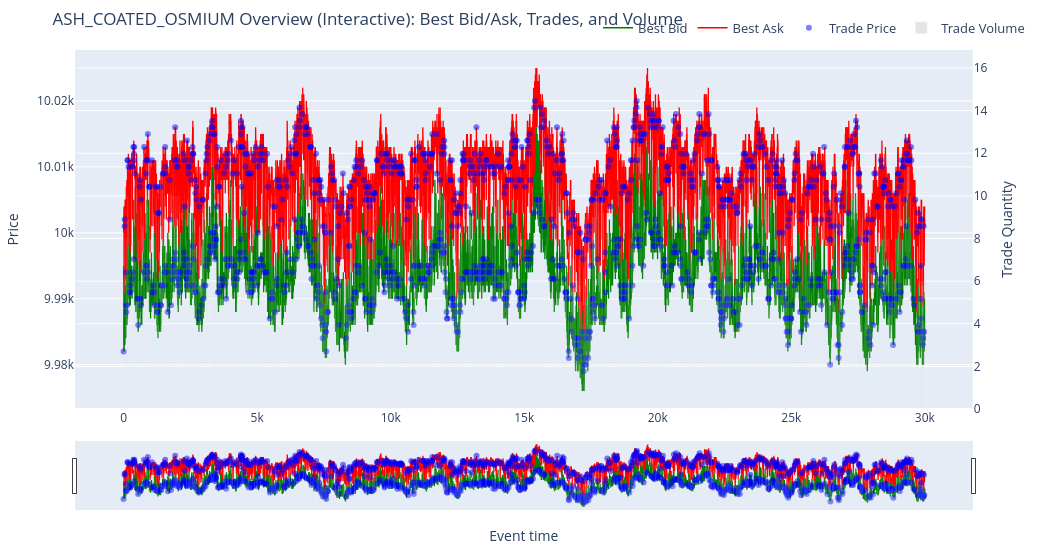
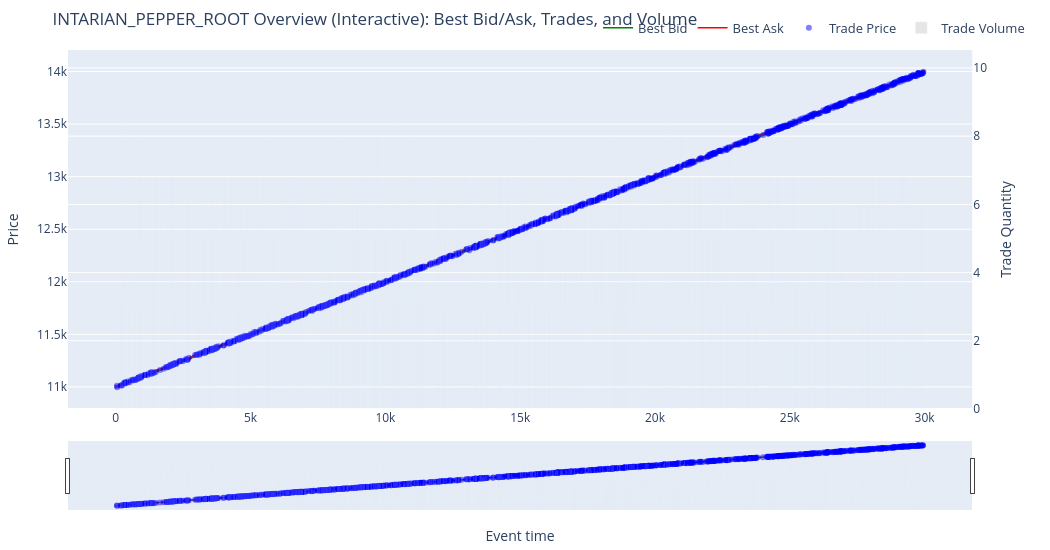

The code cell stored with these charts, in order, in its notebook:
### Code cell
import plotly.graph_objs as go
from plotly.subplots import make_subplots

# Use plotly to enable zoom, enlarge and interactivity for one product as an example.
# You can loop for each product if you want all interactive.

for product in price_by_product.keys():
    price_df = price_by_product[product].reset_index(drop=True)
    trade_df = trade_by_product[product].reset_index(drop=True)

    # Create a matching time axis for trade data if available
    if "timestamp" in trade_df.columns and "day" in trade_df.columns:
        trade_plot = trade_df.merge(
            price_df[["day", "timestamp"]].reset_index().rename(columns={'index': 'plot_time'}),
            on=["day", "timestamp"],
            how="left"
        )
    else:
        trade_plot = trade_df.copy()
        trade_plot["plot_time"] = np.arange(len(trade_plot))

    # Volume per event
    if "plot_time" in trade_plot.columns:
        volume_plot = (
            trade_plot.groupby("plot_time", as_index=False)["quantity"]
            .sum()
            .rename(columns={"quantity": "total_quantity"})
        )
    else:
        volume_plot = pd.DataFrame({"plot_time": [], "total_quantity": []})

    fig = make_subplots(specs=[[{"secondary_y": True}]])
    
    # Plot best bid/ask lines
    fig.add_trace(
        go.Scatter(
            x=price_df.index,
            y=price_df["bid_price_1"],
            mode="lines",
            name="Best Bid",
            line=dict(width=1.3, color="green"),
            hovertemplate="Event: %{x}<br>Bid: %{y}"
        ),
        secondary_y=False,
    )
    fig.add_trace(
        go.Scatter(
            x=price_df.index,
            y=price_df["ask_price_1"],
            mode="lines",
            name="Best Ask",
            line=dict(width=1.3, color="red"),
            hovertemplate="Event: %{x}<br>Ask: %{y}"
        ),
        secondary_y=False,
    )
    # Plot trade prices as togglable points
    fig.add_trace(
        go.Scatter(
            x=trade_plot["plot_time"],
            y=trade_plot["price"],
            mode="markers",
            name="Trade Price",
            marker=dict(size=6, opacity=0.5, color="blue"),
            hovertemplate="Trade Event: %{x}<br>Price: %{y}",
            visible=True  # allow toggling legend
        ),
        secondary_y=False,
    )
    # Plot trade volume (as bars, to toggle via legend)
    fig.add_trace(
        go.Bar(
            x=volume_plot["plot_time"] if not volume_plot.empty else [],
            y=volume_plot["total_quantity"] if not volume_plot.empty else [],
            opacity=0.2,
            marker_color="gray",
            name="Trade Volume",
            hovertemplate="Event: %{x}<br>Volume: %{y}",
        ),
        secondary_y=True,
    )

    # Layout with titles and interactivity
    fig.update_layout(
        title=f"{product} Overview (Interactive): Best Bid/Ask, Trades, and Volume",
        xaxis_title="Event time",
        yaxis_title="Price",
        legend=dict(
            orientation="h",
            yanchor="bottom",
            y=1.02,
            xanchor="right",
            x=1,
            font=dict(size=13),
        ),
        height=550,
        width=1050,
        margin=dict(l=40, r=20, t=50, b=40)
    )
    fig.update_yaxes(title_text="Trade Quantity", secondary_y=True)
    fig.update_xaxes(rangeslider_visible=True)
    
    fig.show()

### Figure 1 — Plotly figure (JSON) as saved in the notebook; plotly's stock layout.template omitted (floating-point values rounded to 4 significant figures; data arrays with more than 128 entries replaced by an {"elided": "..."} marker saying what was removed)
{"data": [{"hovertemplate": "Event: %{x}<br>Bid: %{y}", "line": {"color": "green", "width": 1.3}, "mode": "lines", "name": "Best Bid", "type": "scatter", "x": {"elided": "30000 int values"}, "xaxis": "x", "y": {"elided": "30000 float values"}, "yaxis": "y"}, {"hovertemplate": "Event: %{x}<br>Ask: %{y}", "line": {"color": "red", "width": 1.3}, "mode": "lines", "name": "Best Ask", "type": "scatter", "x": {"elided": "30000 int values"}, "xaxis": "x", "y": {"elided": "30000 float values"}, "yaxis": "y"}, {"hovertemplate": "Trade Event: %{x}<br>Price: %{y}", "marker": {"color": "blue", "opacity": 0.5, "size": 6}, "mode": "markers", "name": "Trade Price", "type": "scatter", "visible": true, "x": {"elided": "1395 int values"}, "xaxis": "x", "y": {"elided": "1395 float values"}, "yaxis": "y"}, {"hovertemplate": "Event: %{x}<br>Volume: %{y}", "marker": {"color": "gray"}, "name": "Trade Volume", "opacity": 0.2, "type": "bar", "x": {"elided": "1377 int values"}, "xaxis": "x", "y": {"elided": "1377 int values"}, "yaxis": "y2"}], "layout": {"height": 550, "legend": {"font": {"size": 13}, "orientation": "h", "x": 1, "xanchor": "right", "y": 1.02, "yanchor": "bottom"}, "margin": {"b": 40, "l": 40, "r": 20, "t": 50}, "title": {"text": "ASH_COATED_OSMIUM Overview (Interactive): Best Bid/Ask, Trades, and Volume"}, "width": 1050, "xaxis": {"anchor": "y", "domain": [0, 0.94], "rangeslider": {"visible": true}, "title": {"text": "Event time"}}, "yaxis": {"anchor": "x", "domain": [0, 1], "title": {"text": "Price"}}, "yaxis2": {"anchor": "x", "overlaying": "y", "side": "right", "title": {"text": "Trade Quantity"}}}}

### Figure 2 — Plotly figure (JSON) as saved in the notebook; plotly's stock layout.template omitted (floating-point values rounded to 4 significant figures; data arrays with more than 128 entries replaced by an {"elided": "..."} marker saying what was removed)
{"data": [{"hovertemplate": "Event: %{x}<br>Bid: %{y}", "line": {"color": "green", "width": 1.3}, "mode": "lines", "name": "Best Bid", "type": "scatter", "x": {"elided": "30000 int values"}, "xaxis": "x", "y": {"elided": "30000 float values"}, "yaxis": "y"}, {"hovertemplate": "Event: %{x}<br>Ask: %{y}", "line": {"color": "red", "width": 1.3}, "mode": "lines", "name": "Best Ask", "type": "scatter", "x": {"elided": "30000 int values"}, "xaxis": "x", "y": {"elided": "30000 float values"}, "yaxis": "y"}, {"hovertemplate": "Trade Event: %{x}<br>Price: %{y}", "marker": {"color": "blue", "opacity": 0.5, "size": 6}, "mode": "markers", "name": "Trade Price", "type": "scatter", "visible": true, "x": {"elided": "996 int values"}, "xaxis": "x", "y": {"elided": "996 float values"}, "yaxis": "y"}, {"hovertemplate": "Event: %{x}<br>Volume: %{y}", "marker": {"color": "gray"}, "name": "Trade Volume", "opacity": 0.2, "type": "bar", "x": {"elided": "991 int values"}, "xaxis": "x", "y": {"elided": "991 int values"}, "yaxis": "y2"}], "layout": {"height": 550, "legend": {"font": {"size": 13}, "orientation": "h", "x": 1, "xanchor": "right", "y": 1.02, "yanchor": "bottom"}, "margin": {"b": 40, "l": 40, "r": 20, "t": 50}, "title": {"text": "INTARIAN_PEPPER_ROOT Overview (Interactive): Best Bid/Ask, Trades, and Volume"}, "width": 1050, "xaxis": {"anchor": "y", "domain": [0, 0.94], "rangeslider": {"visible": true}, "title": {"text": "Event time"}}, "yaxis": {"anchor": "x", "domain": [0, 1], "title": {"text": "Price"}}, "yaxis2": {"anchor": "x", "overlaying": "y", "side": "right", "title": {"text": "Trade Quantity"}}}}
